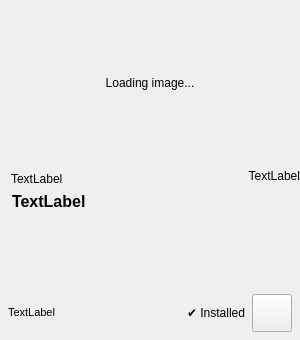
<?xml version="1.0" encoding="UTF-8"?>
<ui version="4.0">
 <class>Form</class>
 <widget class="QWidget" name="Form">
  <property name="geometry">
   <rect>
    <x>0</x>
    <y>0</y>
    <width>300</width>
    <height>340</height>
   </rect>
  </property>
  <property name="windowTitle">
   <string>Form</string>
  </property>
  <layout class="QVBoxLayout" name="verticalLayout">
   <property name="spacing">
    <number>0</number>
   </property>
   <property name="leftMargin">
    <number>0</number>
   </property>
   <property name="topMargin">
    <number>0</number>
   </property>
   <property name="rightMargin">
    <number>0</number>
   </property>
   <property name="bottomMargin">
    <number>0</number>
   </property>
   <item>
    <widget class="QLabel" name="thumbnail">
     <property name="minimumSize">
      <size>
       <width>300</width>
       <height>166</height>
      </size>
     </property>
     <property name="maximumSize">
      <size>
       <width>300</width>
       <height>166</height>
      </size>
     </property>
     <property name="text">
      <string>Loading image...</string>
     </property>
     <property name="scaledContents">
      <bool>true</bool>
     </property>
     <property name="alignment">
      <set>Qt::AlignmentFlag::AlignCenter</set>
     </property>
    </widget>
   </item>
   <item>
    <layout class="QVBoxLayout" name="bottompart">
     <property name="spacing">
      <number>6</number>
     </property>
     <property name="leftMargin">
      <number>0</number>
     </property>
     <property name="topMargin">
      <number>0</number>
     </property>
     <property name="rightMargin">
      <number>0</number>
     </property>
     <property name="bottomMargin">
      <number>8</number>
     </property>
     <item>
      <layout class="QHBoxLayout" name="horizontalLayout">
       <property name="sizeConstraint">
        <enum>QLayout::SizeConstraint::SetFixedSize</enum>
       </property>
       <property name="leftMargin">
        <number>8</number>
       </property>
       <property name="rightMargin">
        <number>0</number>
       </property>
       <item>
        <widget class="QLabel" name="labelArtist">
         <property name="sizePolicy">
          <sizepolicy hsizetype="Preferred" vsizetype="Fixed">
           <horstretch>0</horstretch>
           <verstretch>0</verstretch>
          </sizepolicy>
         </property>
         <property name="font">
          <font/>
         </property>
         <property name="styleSheet">
          <string notr="true">margin-top: 6px;</string>
         </property>
         <property name="text">
          <string>TextLabel</string>
         </property>
         <property name="alignment">
          <set>Qt::AlignmentFlag::AlignLeading|Qt::AlignmentFlag::AlignLeft|Qt::AlignmentFlag::AlignVCenter</set>
         </property>
         <property name="wordWrap">
          <bool>true</bool>
         </property>
         <property name="textInteractionFlags">
          <set>Qt::TextInteractionFlag::LinksAccessibleByMouse|Qt::TextInteractionFlag::TextSelectableByMouse</set>
         </property>
        </widget>
       </item>
       <item>
        <widget class="QLabel" name="labelDifficulty">
         <property name="sizePolicy">
          <sizepolicy hsizetype="Fixed" vsizetype="Fixed">
           <horstretch>0</horstretch>
           <verstretch>0</verstretch>
          </sizepolicy>
         </property>
         <property name="styleSheet">
          <string notr="true"/>
         </property>
         <property name="text">
          <string>TextLabel</string>
         </property>
         <property name="alignment">
          <set>Qt::AlignmentFlag::AlignRight|Qt::AlignmentFlag::AlignTrailing|Qt::AlignmentFlag::AlignVCenter</set>
         </property>
        </widget>
       </item>
      </layout>
     </item>
     <item>
      <widget class="QLabel" name="labelSong">
       <property name="sizePolicy">
        <sizepolicy hsizetype="Preferred" vsizetype="Fixed">
         <horstretch>0</horstretch>
         <verstretch>0</verstretch>
        </sizepolicy>
       </property>
       <property name="font">
        <font>
         <pointsize>12</pointsize>
         <bold>true</bold>
        </font>
       </property>
       <property name="styleSheet">
        <string notr="true">margin-left: 8px</string>
       </property>
       <property name="text">
        <string>TextLabel</string>
       </property>
       <property name="wordWrap">
        <bool>true</bool>
       </property>
       <property name="textInteractionFlags">
        <set>Qt::TextInteractionFlag::LinksAccessibleByMouse|Qt::TextInteractionFlag::TextSelectableByMouse</set>
       </property>
      </widget>
     </item>
     <item>
      <widget class="QWidget" name="widgetMetadata" native="true"/>
     </item>
     <item>
      <widget class="QWidget" name="widgetTags" native="true"/>
     </item>
     <item>
      <layout class="QHBoxLayout" name="horizontalLayout_2">
       <property name="spacing">
        <number>6</number>
       </property>
       <property name="sizeConstraint">
        <enum>QLayout::SizeConstraint::SetMinimumSize</enum>
       </property>
       <property name="leftMargin">
        <number>8</number>
       </property>
       <property name="rightMargin">
        <number>8</number>
       </property>
       <item>
        <widget class="QLabel" name="labelId">
         <property name="sizePolicy">
          <sizepolicy hsizetype="Preferred" vsizetype="Fixed">
           <horstretch>0</horstretch>
           <verstretch>0</verstretch>
          </sizepolicy>
         </property>
         <property name="font">
          <font>
           <pointsize>8</pointsize>
          </font>
         </property>
         <property name="text">
          <string>TextLabel</string>
         </property>
         <property name="textInteractionFlags">
          <set>Qt::TextInteractionFlag::LinksAccessibleByMouse|Qt::TextInteractionFlag::TextSelectableByMouse</set>
         </property>
        </widget>
       </item>
       <item>
        <spacer name="horizontalSpacer">
         <property name="orientation">
          <enum>Qt::Orientation::Horizontal</enum>
         </property>
         <property name="sizeHint" stdset="0">
          <size>
           <width>40</width>
           <height>20</height>
          </size>
         </property>
        </spacer>
       </item>
       <item>
        <widget class="QLabel" name="lblInstalled">
         <property name="sizePolicy">
          <sizepolicy hsizetype="Fixed" vsizetype="Fixed">
           <horstretch>0</horstretch>
           <verstretch>0</verstretch>
          </sizepolicy>
         </property>
         <property name="text">
          <string>✔️ Installed</string>
         </property>
        </widget>
       </item>
       <item>
        <widget class="QPushButton" name="btnDownload">
         <property name="sizePolicy">
          <sizepolicy hsizetype="Fixed" vsizetype="Fixed">
           <horstretch>0</horstretch>
           <verstretch>0</verstretch>
          </sizepolicy>
         </property>
         <property name="minimumSize">
          <size>
           <width>38</width>
           <height>38</height>
          </size>
         </property>
         <property name="icon">
          <iconset theme="download"/>
         </property>
        </widget>
       </item>
      </layout>
     </item>
    </layout>
   </item>
  </layout>
 </widget>
 <resources/>
 <connections/>
</ui>
